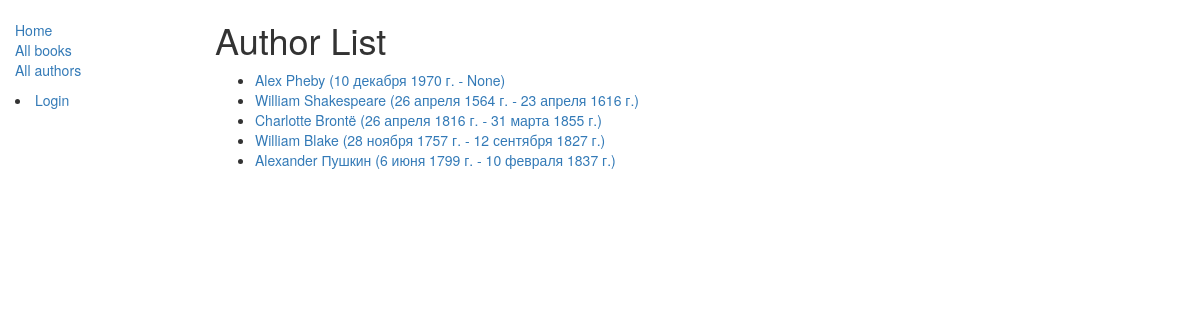
Before: /catalog/author/ with the older database file.
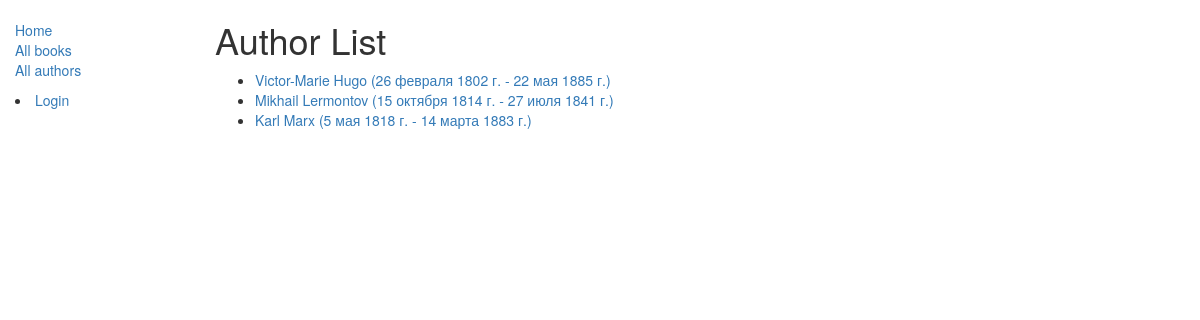
After: the same page with the newer database file.
### catalog/models.py (models this page shows, shortened)
class Author(models.Model):
    first_name = models.CharField(max_length=100)
    last_name = models.CharField(max_length=100)
    date_of_birth = models.DateField(null=True, blank=True)
    date_of_death = models.DateField('Died', null=True, blank=True)
    def get_absolute_url(self):
        return reverse('author-detail', args=[str(self.id)])

### catalog/views.py (the view)
# urls.py: path('author/', views.AuthorListView.as_view(), name='authors'),
class AuthorListView(generic.ListView):
    model = Author
    template_name = 'author_list.html'
    paginate_by = 10

### catalog/templates/author_list.html
{% extends "base_generic.html" %}
{% block content %}
    <h1>Author List</h1>
    {% if author_list %}
    <ul>
      {% for author in author_list %}
      <li>
        <a href="{{ author.get_absolute_url }}">{{ author.first_name }} {{ author.last_name }} ({{ author.date_of_birth }} - {{ author.date_of_death }}) </a>
      </li>
      {% endfor %}
    </ul>
    {% else %}
      <p>There are no authors in the library.</p>
    {% endif %}
{% endblock %}

### catalog/templates/base_generic.html (shortened to what this page needs)
<!DOCTYPE html>
<html lang="en">
<head>
    <link rel="stylesheet" href="https://maxcdn.bootstrapcdn.com/bootstrap/3.3.7/css/bootstrap.min.css">
    {% load static %}
    <link rel="stylesheet" href="{% static 'css/styles.css' %}">
</head>
<body>
<div class="container-fluid">
    <div class="row">
        <div class="col-sm-2">
            {% block sidebar %}
            <ul class="sidebar-nav">
                <li><a href="{% url 'index' %}">Home</a></li>
                <li><a href="{% url 'books' %}">All books</a></li>
                <li><a href="{% url 'authors' %}">All authors</a></li>
            </ul>
            {% if user.is_authenticated %}
            <ul class="sidebar-nav">
                <li>User: {{ user.get_username }}</li>
                <li><a href="{% url 'logout'%}?next={{request.path}}">Logout</a></li>
                {% else %}
                <li><a href="{% url 'login'%}?next={{request.path}}">Login</a></li>
                {% endif %}
            {% endblock %}
        </div>
        <div class="col-sm-10 ">
            {% block content %}{% endblock %}
        </div>
    </div>
</div>
</body>
</html>

### catalog/static/css/styles.css (style rules this page uses)
.sidebar-nav { margin-top: 20px; padding: 0; list-style: none; }

Changed rows visible on the page:
removed Author: first_name "Alex", last_name "Pheby", date_of_birth "10 декабря 1970 г.", date_of_death "None"
removed Author: first_name "William", last_name "Blake", date_of_birth "28 ноября 1757 г.", date_of_death "12 сентября 1827 г."
removed Author: first_name "Alexander", last_name "Пушкин", date_of_birth "6 июня 1799 г.", date_of_death "10 февраля 1837 г."
added Author: first_name "Victor-Marie", last_name "Hugo", date_of_birth "26 февраля 1802 г.", date_of_death "22 мая 1885 г."
changed Author: first_name "William" → "Mikhail"; last_name "Shakespeare" → "Lermontov"; date_of_birth "26 апреля 1564 г." → "15 октября 1814 г."; date_of_death "23 апреля 1616 г." → "27 июля 1841 г."
changed Author: first_name "Charlotte" → "Karl"; last_name "Brontë" → "Marx"; date_of_birth "26 апреля 1816 г." → "5 мая 1818 г."; date_of_death "31 марта 1855 г." → "14 марта 1883 г."
